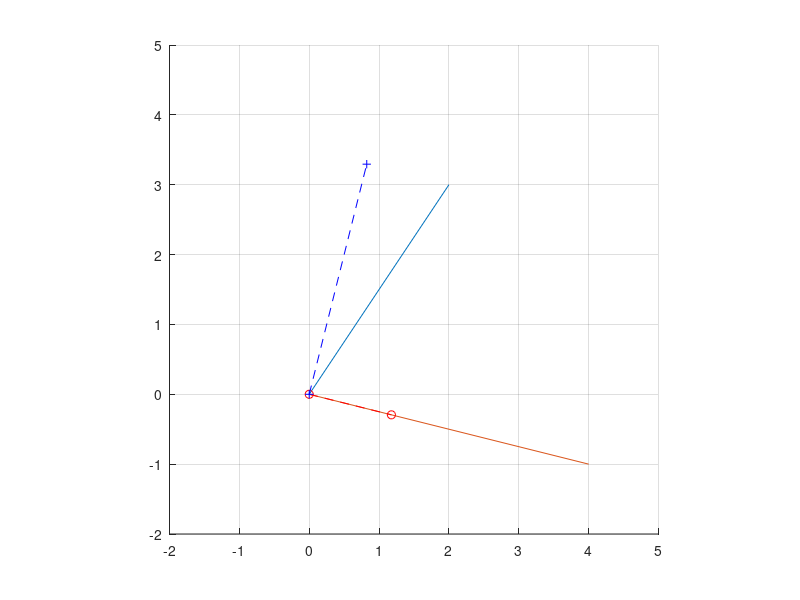

Here is the MATLAB script that generated this plot:
% Vector W to be decomposed with respect to Vector V below
w = [2 3];

% vector v, the reference vector
v = [4 -1];

% FIrst find the relative component parallel to vector v
% THis is the projection of w on to v which is
% w'v/(v'v) * v

w_parallel_v = dot(w,v)/dot(v,v) * v;

w_perp_v = w - w_parallel_v;

figure(1);
clf;
hold on;
plot([0, w(1)],[0,w(2)]);
plot([0,v(1)],[0,v(2)]);
plot([0,w_parallel_v(1)],[0,w_parallel_v(2)],'--or');
plot([0,w_perp_v(1)],[0,w_perp_v(2)],'--+b');
axis([-2,5,-2,5]);
axis square, grid on;
